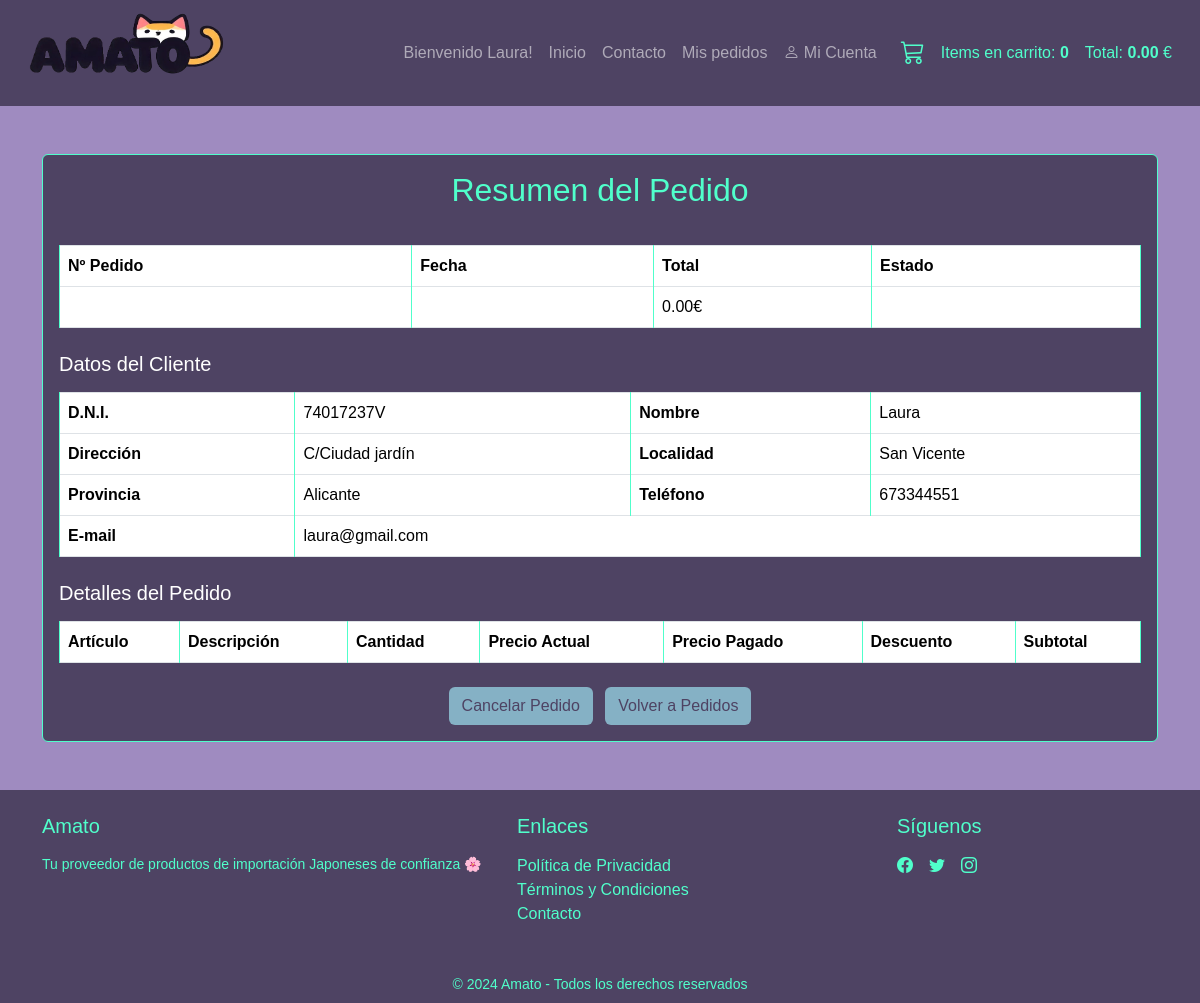
The app's page /order_view.php (signed in) with its own data.
### tables this page shows
CREATE TABLE `usuarios` (
  `dni` varchar(9) NOT NULL,
  `nombre` varchar(30) NOT NULL,
  `direccion` varchar(50) NOT NULL,
  `localidad` varchar(30) NOT NULL,
  `provincia` varchar(30) NOT NULL,
  `telefono` varchar(9) NOT NULL,
  `email` varchar(30) NOT NULL,
  `password` varchar(75) NOT NULL,
  `admin` tinyint(1) DEFAULT 0,
  `editor` tinyint(1) DEFAULT 0
);

### user_class.php (called while the page is built, shortened)
<?php
class Usuario
{
    private $nombre;
    private $direccion;
    private $localidad;
    private $provincia;
    private $telefono;
    private $email;
    public function __construct($dni, $nombre, $direccion, $localidad, $provincia, $telefono, $email, $password, $admin, $editor)
    {
        $this->nombre = $nombre;
        $this->direccion = $direccion;
        $this->localidad = $localidad;
        $this->provincia = $provincia;
        $this->telefono = $telefono;
        $this->email = $email;
    }
    public function getNombre()
    {
        return $this->nombre;
    }
    public function getDireccion()
    {
        return $this->direccion;
    }
    public function getLocalidad()
    {
        return $this->localidad;
    }
    public function getProvincia()
    {
        return $this->provincia;
    }
    public function getTelefono()
    {
        return $this->telefono;
    }
    public function getEmail()
    {
        return $this->email;
    }
    public static function obtenerUsuarioDNI($dni)
    {
        $conn = conectar_db();
        if ($conn) {
            try {
                $stmt = $conn->prepare("SELECT * FROM usuarios WHERE dni = :dni");
                $stmt->bindParam(":dni", $dni);
                $stmt->execute();
                if ($stmt->rowCount() > 0) {
                    $row = $stmt->fetch(PDO::FETCH_ASSOC);
                    return new Usuario(
                        $row["dni"],
                        $row["nombre"],
                        $row["direccion"],
                        $row["localidad"],
                        $row["provincia"],
                        $row["telefono"],
                        $row["email"],
                        $row["password"],
                        $row["admin"],
                        $row["editor"],
                    );
                } else {
                    return null;
                }
            } catch (PDOException $e) {
                echo "Error al buscar cliente: " . $e->getMessage();
            } finally {
                $conn = null;
            }
        }
        return null;
    }
}

### order_articles.php (the view, shortened to what this page needs)
<table class="table table-bordered mb-4">
    <thead>
        <tr>
            <th>Nº Pedido</th>
            <th>Fecha</th>
            <th>Total</th>
            <th>Estado</th>
        </tr>
    </thead>
    <tbody>
        <tr>
            <td><?= $order['numero_pedido'] ?></td>
            <td><?= $order['fecha'] ?></td>
            <td><?= number_format($order['total'], 2); ?>€</td>
            <td><?= $order['estado'] ?></td>
        </tr>
    </tbody>
</table>
<h5 class="mb-3">Datos del Cliente</h5>
<table class="table table-bordered mb-4">
    <tr>
        <th>D.N.I.</th>
        <td><?= htmlspecialchars($dniCliente); ?></td>
        <th>Nombre</th>
        <td><?= htmlspecialchars($customer['nombre']); ?></td>
    </tr>
    <tr>
        <th>Dirección</th>
        <td><?= htmlspecialchars($customer['direccion']); ?></td>
        <th>Localidad</th>
        <td><?= htmlspecialchars($customer['localidad']); ?></td>
    </tr>
    <tr>
        <th>Provincia</th>
        <td><?= htmlspecialchars($customer['provincia']); ?></td>
        <th>Teléfono</th>
        <td><?= htmlspecialchars($customer['telefono']); ?></td>
    </tr>
    <tr>
        <th>E-mail</th>
        <td colspan="3"><?= htmlspecialchars($customer['email']); ?></td>
    </tr>
</table>
<h5 class="mb-3">Detalles del Pedido</h5>
<table class="table table-bordered">
    <thead>
        <tr>
            <th>Artículo</th>
            <th>Descripción</th>
            <th>Cantidad</th>
            <th>Precio Actual</th>
            <th>Precio Pagado</th>
            <th>Descuento</th>
            <th>Subtotal</th>
        </tr>
    </thead>
</table>

### stylesheetcart.css (style rules this page uses)
html, body { font-family: Arial, Helvetica, sans-serif; background-color: #9f8bc0 !important; margin: 0; padding: 0; display: flex; flex-direction: column; min-height: 100vh; }
.table { color: rgb(80, 255, 203); }
.table th, .table td { border-color: rgb(80, 255, 203); }

### records on screen
usuarios: nombre "Laura", direccion "C/Ciudad jardín", localidad "San Vicente", provincia "Alicante", telefono "673344551", email "laura@gmail.com"

### other values on screen
$_SESSION['usuario']['nombre'] "Laura"
$order['total'] "0.00"
$dniCliente "74017237V"
